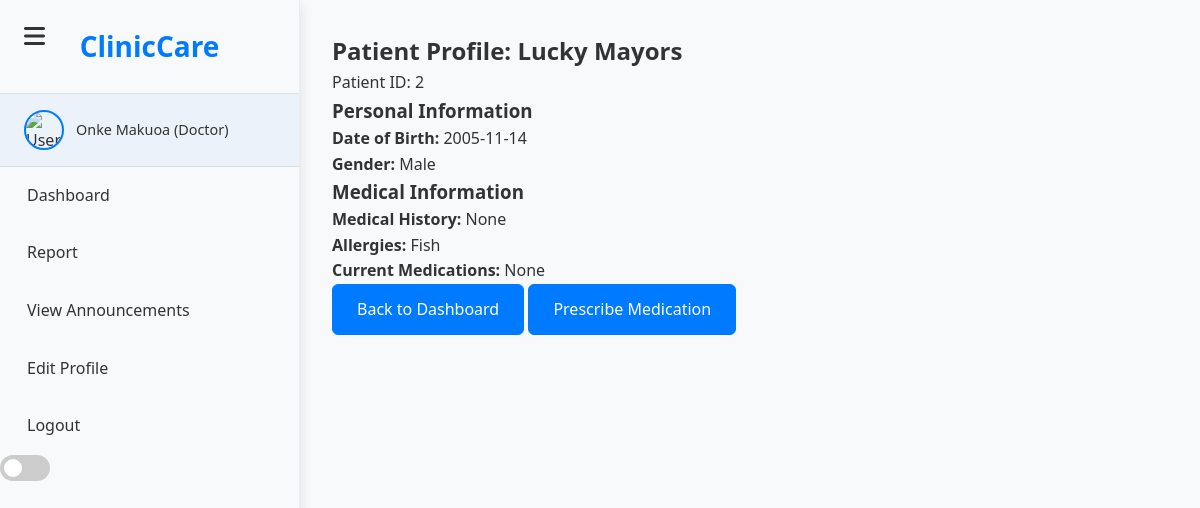
The page /patient_profile/2 (signed in) on the database its author committed.
### models.py (models this page shows, shortened)
class Patient(db.Model):
    __tablename__ = 'patients'
    id = db.Column(db.Integer, primary_key=True)
    first_name = db.Column(db.String(100), nullable=False)
    last_name = db.Column(db.String(100), nullable=False)
    date_of_birth = db.Column(db.String(20))
    gender = db.Column(db.String(10))
    address = db.Column(db.Text)
    phone = db.Column(db.String(20))
    email = db.Column(db.String(120))
    emergency_contact_name = db.Column(db.String(100))
    emergency_contact_phone = db.Column(db.String(20))
    medical_history = db.Column(db.Text)
    allergies = db.Column(db.Text)
    current_medications = db.Column(db.Text)
    employee_id = db.Column(db.Integer, db.ForeignKey('employees.id'))
    clinic = db.Column(db.String(50), default='Clinic A')
    created_at = db.Column(db.DateTime, default=datetime.utcnow)
    status = db.Column(db.String(20), default='active')
    appointments = db.relationship('Appointment', backref='patient', lazy=True)
    prescriptions = db.relationship('Prescription', backref='patient', lazy=True)
    visits = db.relationship('Visit', backref='patient', lazy=True)
    emergency_requests = db.relationship('EmergencyRequest', backref='patient', lazy=True)
    payments = db.relationship('Payment', backref='patient', lazy=True)
    helped = db.relationship('HelpedPatient', backref='patient', lazy=True)

### script.py (the view)
@csrf.exempt
@app.route('/patient_profile/<int:patient_id>')
def patient_profile(patient_id):
    if 'username' not in session or session.get('role') not in ['doctor', 'nurse']:
        logger.error(f"Unauthorized access to patient_profile: username={session.get('username')}, role={session.get('role')}")
        return redirect(url_for('login_page'))
    conn = None
    try:
        conn = get_db_connection()
        c = conn.cursor()
        c.execute("""
            SELECT id, first_name, last_name, date_of_birth, gender, medical_history, allergies, current_medications
            FROM patients WHERE id = ?
        """, (patient_id,))
        patient = c.fetchone()
        if not patient:
            logger.error(f"Patient not found: patient_id={patient_id}")
            flash('Patient not found.', 'error')
            return redirect(url_for('doctor_dashboard'))
        patient_data = {
            'id': patient['id'],
            'first_name': patient['first_name'],
            'last_name': patient['last_name'],
            'date_of_birth': patient['date_of_birth'],
            'gender': patient['gender'],
            'medical_history': patient['medical_history'] or 'No medical history recorded.',
            'allergies': patient['allergies'] or 'No allergies recorded.',
            'current_medications': patient['current_medications'] or 'No medications recorded.'
        }
        user_details = get_user_details(conn, session['username'])
        logger.debug(f"Rendering patient_profile for patient_id={patient_id}, username={session['username']}")
        return render_template('patient_profile.html', patient=patient_data, user_details=user_details)
    except Exception as e:
        logger.error(f"Error in patient_profile: {str(e)}")
        flash(f'An error occurred: {str(e)}', 'error')
        return redirect(url_for('doctor_dashboard'))
    finally:
        if conn:
            conn.close()

### script.py (called while the page is built)
def get_db_connection():
    if 'db' in g:
        return g.db
    try:
        conn = sqlite3.connect('clinicinfo.db', check_same_thread=False)
        conn.row_factory = sqlite3.Row
        return conn
    except Exception as e:
        logger.error(f"Failed to create fallback DB connection: {e}")
        raise

@app.before_request
def before_request():
    g.db = get_db_connection()

@app.before_request
def generate_csrf():
    if 'csrf_token' not in session:
        session['csrf_token'] = secrets.token_hex(16)

@app.teardown_appcontext
def teardown_db(e=None):
    db = g.pop('db', None)
    if db is not None:
        db.close()

def get_user_details(conn, user_id):
    try:
        c = conn.cursor()
        c.execute("SELECT * FROM employees WHERE staff_number = ?", (user_id,))
        user = c.fetchone()
        return dict(user) if user else {}
    except sqlite3.Error as e:
        logger.error(f"Error fetching user details: {e}")
        return {}

### templates/patient_profile.html (shortened to what this page needs)
{% extends "base.html" %}
{% block content %}
<div class="container mx-auto px-4 py-8 patient-profile-container">
    <header class="mb-8">
        <h2 class="text-3xl font-bold">Patient Profile: {{ patient.first_name }} {{ patient.last_name }}</h2>
        <p class="text-lg text-gray-600">Patient ID: {{ patient.id }}</p>
    </header>
    <section class="bg-white rounded-lg shadow-md p-6 mb-8">
        <h3 class="text-xl font-semibold mb-4">Personal Information</h3>
        <p class="mb-2"><strong>Date of Birth:</strong> {{ patient.date_of_birth or 'Not specified' }}</p>
        <p class="mb-2"><strong>Gender:</strong> {{ patient.gender or 'Not specified' }}</p>
    </section>
    <section class="bg-white rounded-lg shadow-md p-6">
        <h3 class="text-xl font-semibold mb-4">Medical Information</h3>
        <p class="mb-2"><strong>Medical History:</strong> {{ patient.medical_history }}</p>
        <p class="mb-2"><strong>Allergies:</strong> {{ patient.allergies }}</p>
        <p class="mb-2"><strong>Current Medications:</strong> {{ patient.current_medications }}</p>
    </section>
    <div class="flex space-x-4 mt-6">
        <a href="{{ url_for('doctor_dashboard') }}" class="btn btn-primary">Back to Dashboard</a>
        <a href="{{ url_for('prescription_page', patient_id=patient.id) }}" class="btn btn-primary">Prescribe Medication</a>
    </div>
</div>
{% endblock %}

### templates/base.html (shortened to what this page needs)
<!DOCTYPE html>
<html lang="en">
<head>
  <link rel="stylesheet" href="https://cdnjs.cloudflare.com/ajax/libs/font-awesome/6.4.0/css/all.min.css">
  <link rel="stylesheet" href="{{ url_for('static', filename='css/baseSidebar.css') }}?v=2">
  {% if session.role == 'receptionist' %}
    <link rel="stylesheet" href="{{ url_for('static', filename='css/reception.css') }}?v=2">
  {% elif session.role == 'doctor' %}
    <link rel="stylesheet" href="{{ url_for('static', filename='css/doctor.css') }}?v=1">
  {% elif session.role == 'nurse' %}
    <link rel="stylesheet" href="{{ url_for('static', filename='css/nurse.css') }}?v=1">
  {% elif session.role == 'admin' %}
    <link rel="stylesheet" href="{{ url_for('static', filename='css/admin.css') }}?v=1">
  {% elif session.role == 'manager' %}
    <link rel="stylesheet" href="{{ url_for('static', filename='css/manager.css') }}?v=2">
  {% endif %}
</head>
<body class="dashboard-page" data-role="{{ session.role }}" data-user-id="{{ session.user_id or '' }}">
  <i class="fas fa-bars menu-icon" id="menu-toggle-btn"></i>
  <aside class="sidebar {% if session.role == 'receptionist' %}active{% endif %}" id="sidebar" role="navigation" aria-label="Main Navigation">
    <div class="logo">ClinicCare</div>
    <nav>
      {% if session.username %}
        <div class="user-info">
          <img src="{{ url_for('static', filename=session.profile_image) }}" alt="User Avatar" id="sidebarAvatar">
          <span>{{ session.username }} ({{ session.role | capitalize }})</span>
        </div>
        {% if session.role == 'receptionist' %}
          <ul>
            <li><a href="{{ url_for('reception_dashboard') }}" class="sidebar-btn">Dashboard</a></li>
            <li><a href="{{ url_for('manage_appointments') }}" class="sidebar-btn">Manage Appointments</a></li>
            <li><a href="{{ url_for('check_in_desk') }}" class="sidebar-btn">Check-In Desk</a></li>
            <li><a href="{{ url_for('helped_patients_report') }}" class="sidebar-btn">Patient Report</a></li>
            <li><a href="{{ url_for('search_patient') }}" class="sidebar-btn">Search Patients</a></li>
            <li><a href="{{ url_for('reception_view_announcements') }}" class="sidebar-btn">View Announcements</a></li>
            <li><a href="{{ url_for('edit_profile') }}" class="sidebar-btn">Edit Profile</a></li>
            <li><a href="{{ url_for('logout') }}" class="sidebar-btn logout-btn">Logout</a></li>
            <li class="theme-toggle-wrapper">
              <label class="switch ms-3">
                <input type="checkbox" id="darkModeToggle">
                <span class="slider round"></span>
              </label>
            </li>
          </ul>
        {% elif session.role == 'doctor' %}
          <ul>
            <li><a href="{{ url_for('doctor_dashboard') }}" class="sidebar-btn">Dashboard</a></li>
            <li><a href="{{ url_for('doctor_report') }}" class="sidebar-btn">Report</a></li>
            <li><a href="{{ url_for('doctor_view_announcements') }}" class="sidebar-btn">View Announcements</a></li>
            <li><a href="{{ url_for('edit_profile') }}" class="sidebar-btn">Edit Profile</a></li>
            <li><a href="{{ url_for('logout') }}" class="sidebar-btn logout-btn">Logout</a></li>
            <li class="theme-toggle-wrapper">
              <label class="switch ms-3">
                <span class="slider round"></span>
              </label>
            </li>
          </ul>
        {% endif %}
      {% else %}
        <ul><li><a href="{{ url_for('login_page') }}">Login</a></li></ul>
      {% endif %}
    </nav>
  </aside>
  <main class="dashboard" id="main-content">
    {% block content %}{% endblock %}
  </main>
</body>
</html>

### static/css/baseSidebar.css (style rules this page uses)
[data-theme="light"] { --bg-color: #f8f9fa; --sidebar-bg: #ffffff; --text-color: #333; --card-bg: #ffffff; --border-color: #dee2e6; --shadow: 0 0.125rem 0.25rem rgba(0, 0, 0, 0.075); }
body, .card, .modal-content, .form-control, .table, input, select, textarea { background-color: var(--bg-color) !important; color: var(--text-color) !important; border-color: var(--border-color) !important; }
.sidebar { background: var(--sidebar-bg) !important; border-color: var(--sidebar-border) !important; }
* { margin: 0; padding: 0; box-sizing: border-box; }
html, body { height: 100%; font-family: 'Segoe UI', Tahoma, Geneva, Verdana, sans-serif; line-height: 1.6; color: var(--text-color, #333); background-color: var(--bg-color, #f8f9fa); }
:root { --bg-color: #f8f9fa; --sidebar-bg: #ffffff; --sidebar-border: #e9ecef; --text-color: #333; --text-muted: #6c757d; --link-color: #007bff; --link-hover: #0056b3; --card-bg: #ffffff; --border-color: #dee2e6; --shadow: 0 0.125rem 0.25rem rgba(0, 0, 0, 0.075); --transition: all 0.3s ease; --current-time: "02:35 PM SAST, October 22, 2025"; }
.dashboard-page { display: flex; min-height: 100vh; }
.sidebar { position: fixed; top: 0; left: 0; width: 300px; height: 100vh; background: var(--sidebar-bg); border-right: 1px solid var(--sidebar-border); transition: transform 0.3s ease; z-index: 999; overflow-y: auto; box-shadow: var(--shadow); }
.sidebar .logo { padding: 1.5rem; text-align: center; font-size: 1.75rem; font-weight: bold; color: var(--link-color); border-bottom: 1px solid var(--border-color); }
.user-info { padding: 1rem 1.5rem; display: flex; align-items: center; gap: 0.75rem; border-bottom: 1px solid var(--border-color); background: rgba(0, 123, 255, 0.05); }
.user-info img { width: 40px; height: 40px; border-radius: 50%; border: 2px solid var(--link-color); }
.user-info span { font-size: 0.9rem; color: var(--text-color); font-weight: 500; }
.sidebar ul { list-style: none; padding: 0; margin: 0; }
.sidebar ul li { margin: 0; }
.sidebar-btn { display: flex; align-items: center; gap: 0.75rem; padding: 1rem 1.5rem; color: var(--text-color); text-decoration: none; transition: var(--transition); border-left: 3px solid transparent; width: 100%; }
.dashboard { flex: 1; margin-left: 300px; transition: margin-left 0.3s ease; padding: 2rem; background: var(--bg-color); }
.btn { display: inline-block; padding: 0.75rem 1.5rem; border: 1px solid transparent; border-radius: 0.375rem; text-decoration: none; font-weight: 500; cursor: pointer; transition: var(--transition); }
.btn-primary { background: var(--link-color); color: white; border-color: var(--link-color); }
#menu-toggle-btn { position: fixed; top: 1rem; left: 1rem; font-size: 1.5rem; color: var(--text-color); background: none; border: none; cursor: pointer; z-index: 1001; padding: 8px; border-radius: 4px; transition: color 0.3s; }

### static/css/doctor.css (style rules this page uses)
html[data-theme="light"] { --bg: #f8f9fa; --bg-alt: #ffffff; --text: #333333; --text-muted: #6c757d; --border: #dee2e6; --primary: #007bff; --success: #28a745; --danger: #dc3545; --card-bg: #ffffff; --sidebar-bg: #f8f9fa; --table-hover: #f1f3f5; --input-bg: #ffffff; --input-border: #ced4da; --shadow: 0 4px 12px rgba(0,0,0,0.1); }
body, .container, .card, .modal-content, .table, input, select, textarea { background-color: var(--bg) !important; color: var(--text) !important; border-color: var(--border) !important; }
.sidebar { background-color: var(--sidebar-bg) !important; }
.switch { position: relative; display: inline-block; width: 50px; height: 26px; }
.slider { position: absolute; cursor: pointer; top: 0; left: 0; right: 0; bottom: 0; background-color: #ccc; transition: .4s; border-radius: 34px; display: flex; align-items: center; justify-content: space-between; padding: 0 6px; }
.slider:before { position: absolute; content: ""; height: 18px; width: 18px; left: 4px; bottom: 4px; background-color: white; transition: .4s; border-radius: 50%; }

### templates/base.html (style rules this page uses)
:root { --current-time: "02:35 PM SAST, October 22, 2025"; }
:root { animation: update-time 1s infinite; }

### rows shown on the page
Patient: first_name "Lucky", last_name "Mayors", id "2", date_of_birth "2005-11-14", gender "Male", medical_history "None", allergies "Fish", current_medications "None"

### other values the page prints
{{ session.username }} "Onke Makuoa"
{{ session.role | capitalize }} "Doctor"
